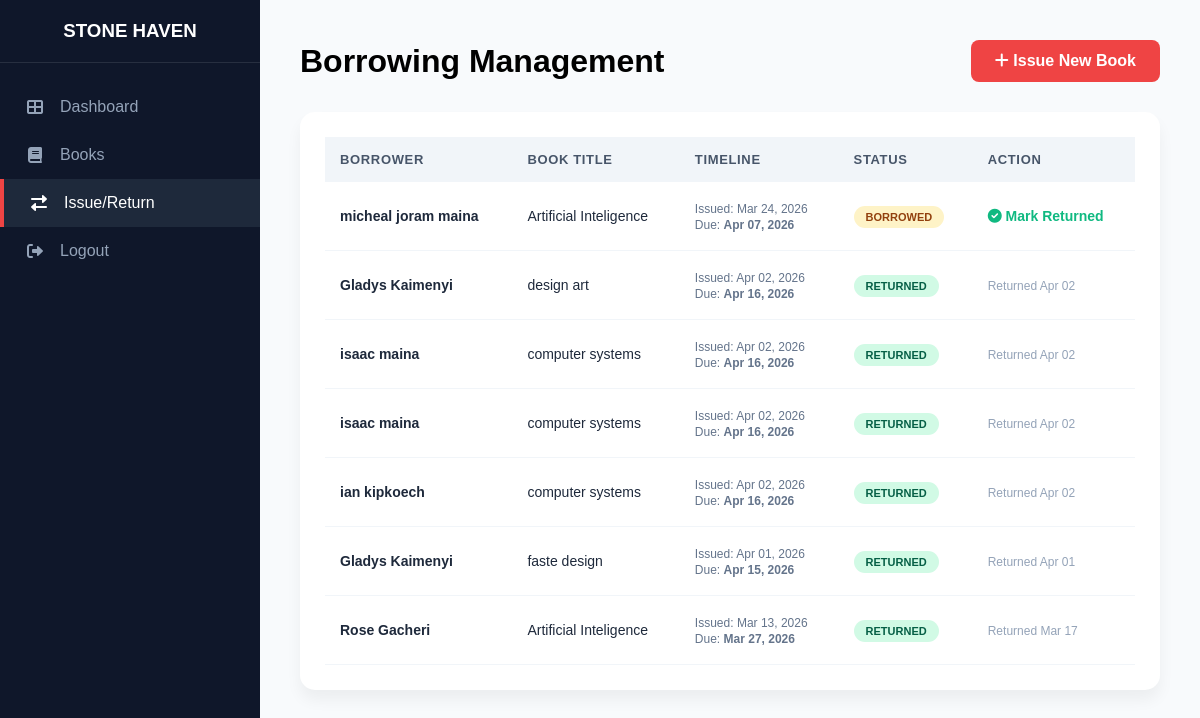
/borrowings.php (signed in), run on the app's committed database.
### tables this page shows
CREATE TABLE `borrowings` (
  `id` int(11) NOT NULL,
  `user_id` int(11) NOT NULL,
  `book_id` int(11) NOT NULL,
  `book_title` varchar(255) DEFAULT NULL,
  `borrow_date` timestamp NOT NULL DEFAULT current_timestamp(),
  `due_date` date DEFAULT NULL,
  `return_date` timestamp NULL DEFAULT NULL,
  `status` enum('borrowed','returned') DEFAULT 'borrowed',
  `fine_amount` decimal(10,2) DEFAULT 0.00
);

CREATE TABLE `users` (
  `id` int(11) NOT NULL,
  `fullname` varchar(100) NOT NULL,
  `username` varchar(50) NOT NULL,
  `email` varchar(255) NOT NULL,
  `password` varchar(255) NOT NULL,
  `role` enum('student','librarian') DEFAULT 'student',
  `created_at` timestamp NOT NULL DEFAULT current_timestamp(),
  `reset_token` varchar(255) DEFAULT NULL,
  `token_expires` datetime DEFAULT NULL
);

CREATE TABLE `books` (
  `id` int(11) NOT NULL,
  `book_title` varchar(255) NOT NULL,
  `author` varchar(100) DEFAULT NULL,
  `shelf` varchar(50) DEFAULT 'Section A',
  `isbn` varchar(50) DEFAULT NULL,
  `category` varchar(100) DEFAULT NULL,
  `quantity` int(11) DEFAULT 1,
  `created_at` timestamp NOT NULL DEFAULT current_timestamp(),
  `status` varchar(20) DEFAULT 'available',
  `file_path` varchar(255) DEFAULT NULL
);

### borrowings.php (the view, shortened to what this page needs)
<?php
include 'db.php';
$query = "SELECT br.id, u.fullname, b.book_title, br.borrow_date, br.due_date, br.return_date, br.status
          FROM borrowings br
          JOIN users u ON br.user_id = u.id
          JOIN books b ON br.book_id = b.id
          ORDER BY br.status ASC, br.borrow_date DESC";
$result = $conn->query($query);
?>
<!DOCTYPE html>
<html lang="en">
<head>
    <link rel="stylesheet" href="https://cdnjs.cloudflare.com/ajax/libs/font-awesome/6.0.0/css/all.min.css">
</head>
<body>
    <nav class="sidebar">
        <div class="sidebar-header"><h3>STONE HAVEN</h3></div>
        <ul class="nav-links">
            <li><a href="dashboard.php"><i class="fas fa-th-large"></i> Dashboard</a></li>
            <li><a href="books.php"><i class="fas fa-book"></i> Books</a></li>
            <li><a href="borrowings.php" class="active"><i class="fas fa-exchange-alt"></i> Issue/Return</a></li>
            <li><a href="logout.php"><i class="fas fa-sign-out-alt"></i> Logout</a></li>
        </ul>
    </nav>
    <main class="main-content">
        <div class="header-box">
            <h1>Borrowing Management</h1>
            <a href="issue_book.php" class="btn-primary"><i class="fas fa-plus"></i> Issue New Book</a>
        </div>
        <div class="table-container">
            <?php if ($result->num_rows > 0): ?>
                <table>
                    <thead>
                        <tr>
                            <th>Borrower</th>
                            <th>Book Title</th>
                            <th>Timeline</th>
                            <th>Status</th>
                            <th>Action</th>
                        </tr>
                    </thead>
                    <tbody>
                        <?php while($row = $result->fetch_assoc()): ?>
                        <tr>
                            <td><strong><?php echo htmlspecialchars($row['fullname']); ?></strong></td>
                            <td><?php echo htmlspecialchars($row['book_title']); ?></td>
                            <td>
                                <span style="font-size: 12px; color: #64748b;">
                                    Issued: <?php echo date('M d, Y', strtotime($row['borrow_date'])); ?><br>
                                    Due: <strong><?php echo date('M d, Y', strtotime($row['due_date'])); ?></strong>
                                </span>
                            </td>
                            <td>
                                <span class="badge <?php echo ($row['status'] == 'borrowed') ? 'badge-borrowed' : 'badge-returned'; ?>">
                                    <?php echo $row['status']; ?>
                                </span>
                            </td>
                            <td>
                                <?php if($row['status'] == 'borrowed'): ?>
                                    <a href="return_book.php?id=<?php echo $row['id']; ?>" class="action-link" onclick="return confirm('Mark this book as returned?')">
                                        <i class="fas fa-check-circle"></i> Mark Returned
                                    </a>
                                <?php else: ?>
                                    <span style="color: #94a3b8; font-size: 12px;">
                                        Returned <?php echo !empty($row['return_date']) ? date('M d', strtotime($row['return_date'])) : 'N/A'; ?>
                                    </span>
                                <?php endif; ?>
                            </td>
                        </tr>
                        <?php endwhile; ?>
                    </tbody>
                </table>
            <?php endif; ?>
        </div>
    </main>
</body>
</html>

### borrowings.php (style rules this page uses)
* { margin: 0; padding: 0; box-sizing: border-box; font-family: 'Poppins', sans-serif; }
body { display: flex; background: #f8fafc; min-height: 100vh; }
.sidebar { width: 260px; background: #0f172a; color: white; height: 100vh; position: fixed; padding: 20px 0; }
.sidebar-header { text-align: center; padding-bottom: 20px; border-bottom: 1px solid rgba(255,255,255,0.1); }
.nav-links { list-style: none; margin-top: 20px; }
.nav-links li a { display: flex; align-items: center; padding: 15px 25px; color: #94a3b8; text-decoration: none; transition: 0.3s; }
.nav-links li a:hover, .nav-links li a.active { background: #1e293b; color: white; border-left: 4px solid #ef4444; }
.nav-links li a i { margin-right: 15px; width: 20px; text-align: center; }
.main-content { margin-left: 260px; flex-grow: 1; padding: 40px; }
.header-box { margin-bottom: 30px; display: flex; justify-content: space-between; align-items: center; }
.btn-primary { background: #ef4444; color: white; padding: 12px 24px; border-radius: 8px; text-decoration: none; font-weight: 600; transition: 0.3s; }
.table-container { background: white; padding: 25px; border-radius: 15px; box-shadow: 0 10px 15px rgba(0,0,0,0.05); overflow-x: auto; }
table { width: 100%; border-collapse: collapse; }
th { text-align: left; padding: 15px; background: #f1f5f9; color: #475569; font-size: 13px; text-transform: uppercase; letter-spacing: 0.05em; }
td { padding: 18px 15px; border-bottom: 1px solid #f1f5f9; font-size: 14px; color: #1e293b; }
.badge { padding: 5px 12px; border-radius: 20px; font-size: 11px; font-weight: 700; text-transform: uppercase; }
.badge-borrowed { background: #fef3c7; color: #92400e; }
.badge-returned { background: #d1fae5; color: #065f46; }
.action-link { color: #10b981; font-weight: 600; text-decoration: none; }

### data on the page
borrowings: user.fullname "micheal joram maina", book.book_title "Artificial Inteligence", borrow_date "Mar 24, 2026", due_date "Apr 07, 2026", status "BORROWED"
borrowings: user.fullname "Gladys Kaimenyi", book.book_title "design art", borrow_date "Apr 02, 2026", due_date "Apr 16, 2026", status "RETURNED", return_date "Apr 02"
borrowings: user.fullname "isaac maina", book.book_title "computer systems", borrow_date "Apr 02, 2026", due_date "Apr 16, 2026", status "RETURNED", return_date "Apr 02"
borrowings: user.fullname "isaac maina", book.book_title "computer systems", borrow_date "Apr 02, 2026", due_date "Apr 16, 2026", status "RETURNED", return_date "Apr 02"
borrowings: user.fullname "ian kipkoech", book.book_title "computer systems", borrow_date "Apr 02, 2026", due_date "Apr 16, 2026", status "RETURNED", return_date "Apr 02"
borrowings: user.fullname "Gladys Kaimenyi", book.book_title "faste design", borrow_date "Apr 01, 2026", due_date "Apr 15, 2026", status "RETURNED", return_date "Apr 01"
borrowings: user.fullname "Rose Gacheri", book.book_title "Artificial Inteligence", borrow_date "Mar 13, 2026", due_date "Mar 27, 2026", status "RETURNED", return_date "Mar 17"
